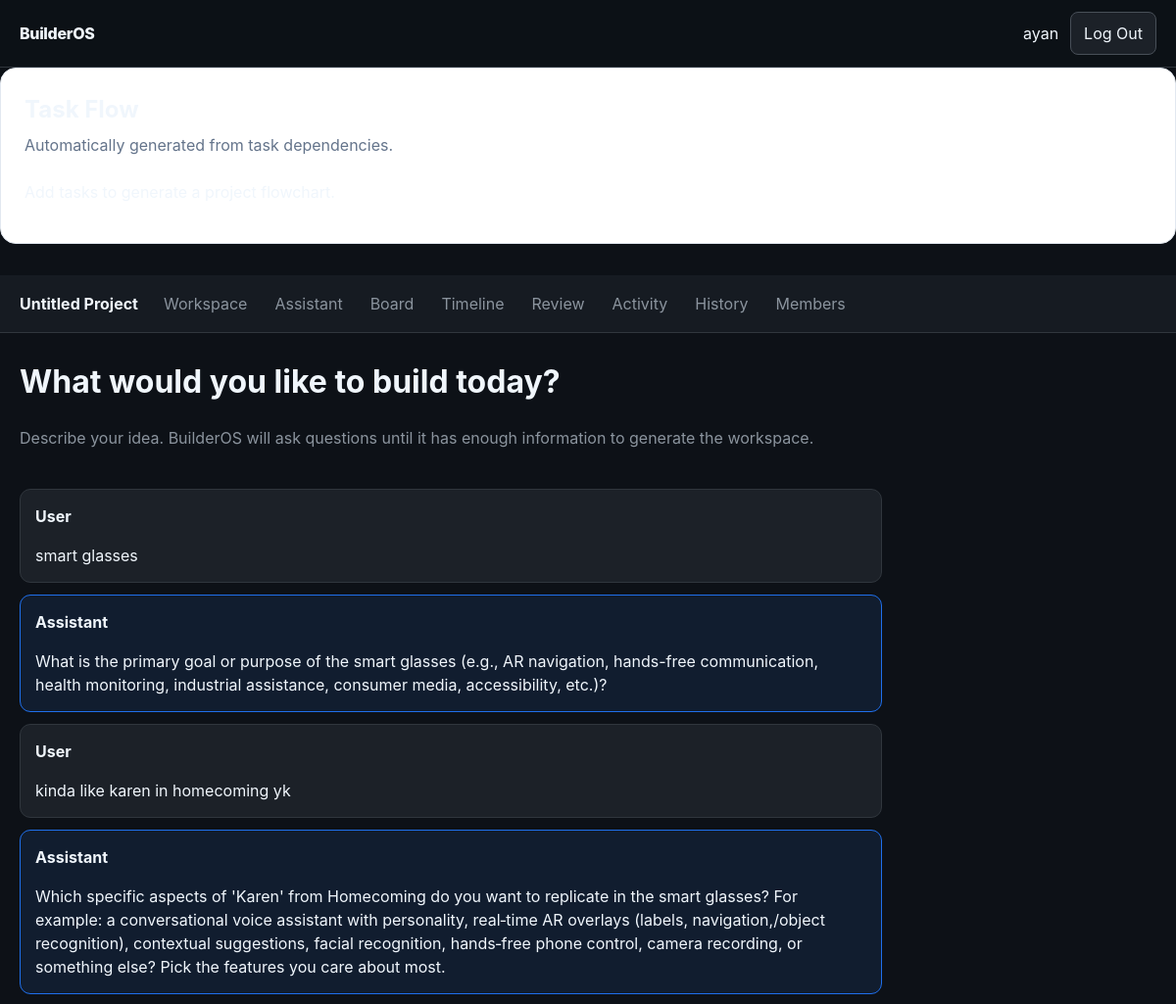
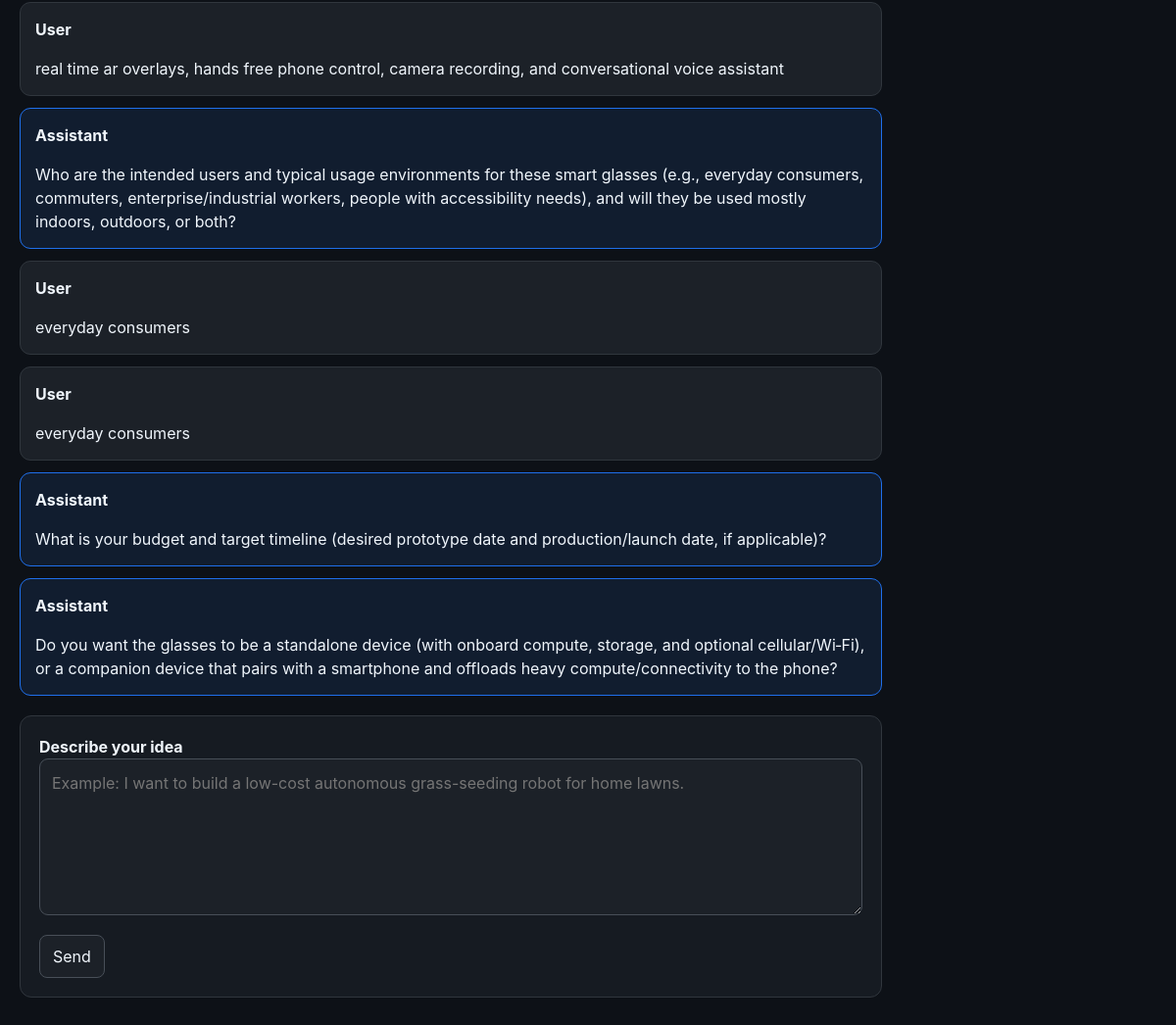
Screenshot of /projects/6/setup/ (signed in) with the database file from the repository (2 pictures, top to bottom).
### projects/models.py (models this page shows, shortened)
class Project(models.Model):
    class Status(models.TextChoices):
        DRAFT = "draft", "Draft"
        GENERATING = "generating", "Generating"
        ACTIVE = "active", "Active"
        ARCHIVED = "archived", "Archived"
    owner = models.ForeignKey(
        settings.AUTH_USER_MODEL,
        on_delete=models.CASCADE,
        related_name="projects",
    )
    name = models.CharField(max_length=150, blank=True)
    original_idea = models.TextField(blank=True)
    project_type = models.CharField(max_length=50, blank=True)
    status = models.CharField(
        max_length=20,
        choices=Status.choices,
        default=Status.DRAFT,
    )
    schedule_needs_refresh = models.BooleanField(
        default=False,
    )
    schedule_refresh_reason = models.TextField(
        blank=True,
    )
    schedule_last_generated_at = models.DateTimeField(
        null=True,
        blank=True,
    )
    created_at = models.DateTimeField(auto_now_add=True)
    updated_at = models.DateTimeField(auto_now=True)

class ProjectMessage(models.Model):
    class Role(models.TextChoices):
        USER = "user", "User"
        ASSISTANT = "assistant", "Assistant"
    project = models.ForeignKey(
        Project,
        on_delete=models.CASCADE,
        related_name="messages",
    )
    role = models.CharField(
        max_length=20,
        choices=Role.choices,
    )
    content = models.TextField()
    created_at = models.DateTimeField(
        auto_now_add=True,
    )
    class Meta:
        ordering = ["created_at"]

### projects/views.py (the view, shortened to what this page needs)
# urls.py: path("<int:pk>/setup/", views.project_setup, name="project_setup"),
@login_required
def project_setup(request, pk):
    project = get_owned_project_for_user(
        project_pk=pk,
        user=request.user,
    )
    if project.status == Project.Status.ACTIVE:
        return redirect(
            "workspace",
            project_pk=project.pk,
        )
    project_messages = project.messages.all()
    return render(
        request,
        "projects/setup.html",
        {
            "project": project,
            "project_messages": (
                project_messages
            ),
        },
    )

### projects/permissions.py (called while the page is built)
def get_owned_project_for_user(
    *,
    project_pk,
    user,
    **filters,
):
    return get_object_or_404(
        Project.objects.filter(
            owner=user,
            **filters,
        ),
        pk=project_pk,
    )

### projects/templates/projects/setup.html (shortened to what this page needs)
{% extends "projects/base.html" %}
{% block content %}
<div class="setup-layout">
    <header class="setup-intro">
        <h1 class="page-heading">
            What would you like to build today?
        </h1>
        <p>
            Describe your idea. BuilderOS will ask questions until
            it has enough information to generate the workspace.
        </p>
    </header>
    <div class="conversation">
        {% for project_message in project_messages %}
            <article
                class="
                    message
                    {% if project_message.role == 'user' %}
                        message-user
                    {% else %}
                        message-assistant
                    {% endif %}
                "
            >
                <strong>{{ project_message.get_role_display }}</strong>
                <div>
                    {{ project_message.content|linebreaks }}
                </div>
            </article>
        {% empty %}
            <div class="message">
                No setup messages yet. Describe your project below.
            </div>
        {% endfor %}
    </div>
    {% if project.status == "generating" %}
        <section class="generation-card">
            <h2>Project discovery complete</h2>
            <p>
                BuilderOS has enough information to create your
                workspace, initial task list, and project plan.
            </p>
            <form
                method="POST"
                action="{% url 'generate_workspace' project.pk %}"
                class="loading-form"
            >
                {% csrf_token %}
                <button
                    type="submit"
                    data-loading-text="Generating Workspace..."
                >
                    Generate Workspace
                </button>
            </form>
        </section>
    {% else %}
        <section class="setup-card">
            <form method="POST" id="setup-message-form">
                <label for="setup-message">
                    <strong>Describe your idea</strong>
                </label>
                <textarea
                    id="setup-message"
                    name="message"
                    placeholder="Example: I want to build a low-cost autonomous grass-seeding robot for home lawns."
                    required
                ></textarea>
                <div class="setup-actions">
                    <button
                        type="submit"
                        id="setup-submit-button"
                    >
                        Send
                    </button>
                </div>
            </form>
        </section>
    {% endif %}
</div>
{% endblock %}

### projects/templates/projects/base.html (shortened to what this page needs)
<!DOCTYPE html>
<html lang="en">
<head>
</head>
<body>
<header class="site-header">
    <div class="site-header-inner">
        <a class="brand" href="{% url 'project_list' %}">
            BuilderOS
        </a>
        <div class="header-right">
            {% if request.user.is_authenticated %}
                <span>{{ request.user.username }}</span>
                <form method="POST" action="{% url 'logout' %}">
                    <button type="submit">Log Out</button>
                </form>
            {% endif %}
        </div>
    </div>
</header>
<section class="task-flowchart-card">
    <div class="task-flowchart-header">
        <div>
            <h2>Task Flow</h2>
            <p>
                Automatically generated from task
                dependencies.
            </p>
        </div>
    </div>
    {% if task_flowchart %}
        <div class="task-flowchart-wrapper">
            <pre class="mermaid">
{{ task_flowchart }}
            </pre>
        </div>
    {% else %}
        <p>
        </p>
    {% endif %}
</section>
{% if project %}
<nav class="project-nav">
    <div class="project-nav-inner">
        <span class="project-title-inline">
            {{ project.name|default:"Untitled Project" }}
        </span>
        <a href="{% url 'workspace' project.pk %}">Workspace</a>
        <a href="{% url 'workspace_assistant' project.pk %}">Assistant</a>
        <a href="{% url 'project_board' project.pk %}">Board</a>
        <a href="{% url 'project_timeline' project.pk %}">Timeline</a>
        <a href="{% url 'project_review' project.pk %}">Review</a>
        <a href="{% url 'project_activity' project.pk %}">Activity</a>
        <a href="{% url 'project_change_history' project.pk %}">History</a>
        <a href="{% url 'project_members' project.pk %}">Members</a>
    </div>
</nav>
{% endif %}
<main>
    {% block content %}{% endblock %}
</main>
</body>
</html>

### projects/templates/projects/base.html (style rules this page uses)
:root { --background: #0d1117; --surface: #161b22; --surface-soft: #1c2128; --surface-raised: #22272e; --border: #30363d; --border-strong: #484f58; --text: #f0f6fc; --text-muted: #8b949e; --accent: #58a6ff; --accent-hover: #79c0ff; --success: #3fb950; --success-background: #12261a; --success-border: #238636; --warning: #d29922; --warning-background: #2b2111; --warning-border: #9e6a03; --danger: #f85149; --danger-background: #2d1517; --danger-border: #da3633; --info-background: #111d2f; --info-border: #1f6feb; --shadow: 0 8px 24px rgba(0, 0, 0, .22); }
* { box-sizing: border-box; }
body { margin: 0; background: var(--background); color: var(--text); font-family: Inter, ui-sans-serif, system-ui, -apple-system, BlinkMacSystemFont, "Segoe UI", sans-serif; line-height: 1.5; }
a { color: var(--accent); }
button, input, select, textarea { font: inherit; }
.site-header { position: sticky; top: 0; z-index: 20; border-bottom: 1px solid var(--border); background: rgba(13, 17, 23, .94); backdrop-filter: blur(12px); }
.site-header-inner { max-width: 1400px; margin: 0 auto; padding: 12px 20px; display: flex; align-items: center; gap: 18px; justify-content: space-between; }
.brand { color: var(--text); text-decoration: none; font-weight: 800; letter-spacing: -.02em; }
.header-right { display: flex; align-items: center; gap: 12px; flex-wrap: wrap; }
.project-nav { border-bottom: 1px solid var(--border); background: var(--surface); }
.project-nav-inner { max-width: 1400px; margin: 0 auto; padding: 10px 20px; display: flex; gap: 8px; align-items: center; flex-wrap: wrap; }
.project-nav a { color: var(--text-muted); text-decoration: none; padding: 7px 10px; border-radius: 7px; }
.project-title-inline { margin-right: 8px; color: var(--text); font-weight: 650; overflow-wrap: anywhere; }
main { max-width: 1400px; margin: 0 auto; padding: 26px 20px 50px; }
.button, button { display: inline-flex; align-items: center; justify-content: center; gap: 7px; border: 1px solid var(--border-strong); border-radius: 8px; padding: 9px 13px; background: var(--surface-soft); color: var(--text); text-decoration: none; cursor: pointer; }
.page-heading { margin-top: 0; }
.task-flowchart-card { margin-bottom: 32px; padding: 24px; border: 1px solid #e2e8f0; border-radius: 16px; background: white; }
.task-flowchart-header { display: flex; justify-content: space-between; gap: 16px; align-items: flex-start; margin-bottom: 24px; }
.task-flowchart-header h2 { margin: 0 0 6px; }
.task-flowchart-header p { margin: 0; color: #64748b; }

### projects/templates/projects/setup.html (style rules this page uses)
.setup-layout { max-width: 880px; display: grid; gap: 20px; }
.setup-intro { margin-bottom: 4px; }
.setup-intro p { color: var(--text-muted); }
.conversation { display: grid; gap: 12px; }
.message { border: 1px solid var(--border); border-radius: 11px; padding: 15px; background: var(--surface); }
.message-user { background: var(--surface-soft); }
.message-assistant { background: var(--info-background); border-color: var(--info-border); }
.message p:last-child { margin-bottom: 0; }
.setup-card, .generation-card { border: 1px solid var(--border); border-radius: 12px; padding: 19px; background: var(--surface); }
textarea { width: 100%; min-height: 160px; resize: vertical; border: 1px solid var(--border-strong); border-radius: 9px; background: var(--surface-soft); color: var(--text); padding: 12px; }
.setup-actions { margin-top: 14px; }

### rows the page displays
Project: name "Untitled Project"
ProjectMessage: role "User", content "smart glasses"
ProjectMessage: role "Assistant", content "What is the primary goal or purpose of the smart glasses (e.g., AR navigation, hands-free communication, health monitoring, industrial assistance, consumer media, accessibility, etc.)?"
ProjectMessage: role "User", content "kinda like karen in homecoming yk"
ProjectMessage: role "Assistant", content "Which specific aspects of 'Karen' from Homecoming do you want to replicate in the smart glasses? For example: a conversational voice assistant with personality, real‑time AR overlays (labels, navigation,/object recognition), contextual suggestions, facial recognition, hands‑free phone control, camera recording, or something else? Pick the features you care about most."
ProjectMessage: role "User", content "real time ar overlays, hands free phone control, camera recording, and conversational voice assistant"
ProjectMessage: role "Assistant", content "Who are the intended users and typical usage environments for these smart glasses (e.g., everyday consumers, commuters, enterprise/industrial workers, people with accessibility needs), and will they be used mostly indoors, outdoors, or both?"
ProjectMessage: role "User", content "everyday consumers"
ProjectMessage: role "User", content "everyday consumers"
ProjectMessage: role "Assistant", content "What is your budget and target timeline (desired prototype date and production/launch date, if applicable)?"
ProjectMessage: role "Assistant", content "Do you want the glasses to be a standalone device (with onboard compute, storage, and optional cellular/Wi‑Fi), or a companion device that pairs with a smartphone and offloads heavy compute/connectivity to the phone?"

### other values shown
{{ request.user.username }} "ayan"
